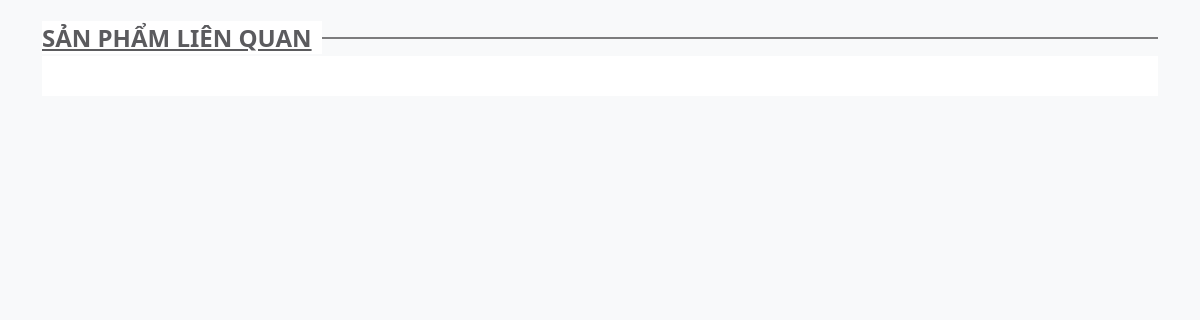
The app's page /sources/FE/product_generation.php, older data.
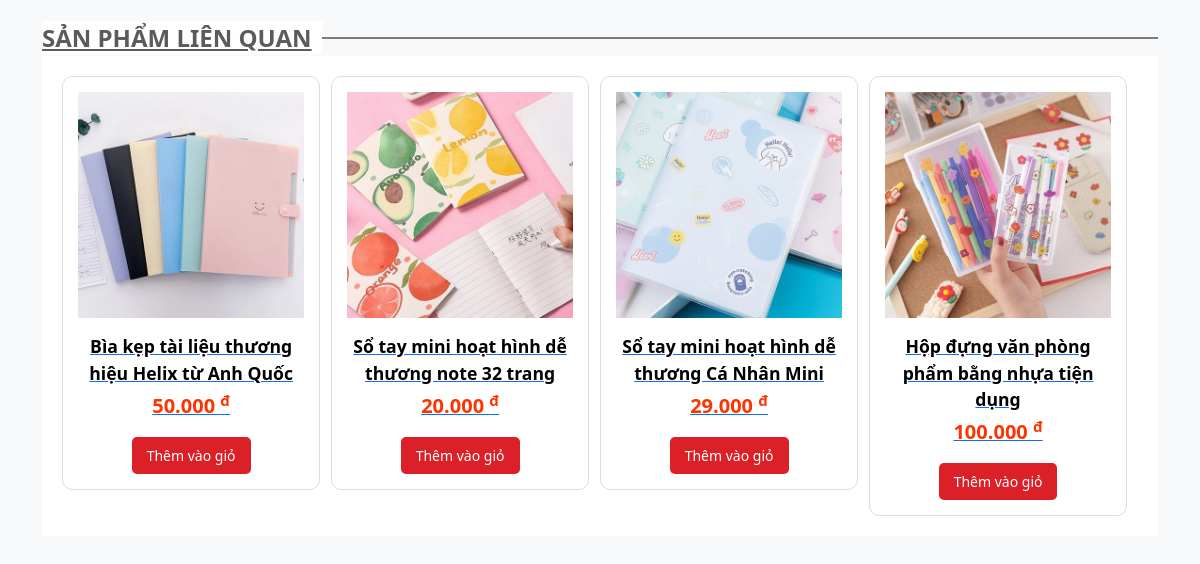
The same page, newer data.
### tables this page shows
CREATE TABLE `sale` (
  `sale_id` int(11) NOT NULL,
  `product_id` int(11) NOT NULL,
  `discount_percent` decimal(5,2) NOT NULL,
  `start_date` date NOT NULL,
  `end_date` date NOT NULL,
  `sale_description` varchar(255) DEFAULT NULL,
  `is_expired` tinyint(1) NOT NULL DEFAULT 0
);

CREATE TABLE `product` (
  `product_id` int(11) NOT NULL,
  `product_type_name` varchar(100) NOT NULL,
  `product_name` varchar(250) NOT NULL,
  `product_price` varchar(250) NOT NULL,
  `product_description` varchar(300) DEFAULT NULL,
  `product_details` varchar(300) NOT NULL,
  `product_images` varchar(50) NOT NULL,
  `product_quantity` int(250) NOT NULL DEFAULT 1,
  `product_type_id` varchar(50) NOT NULL
);

### sources/FE/product_generation.php (the view, shortened to what this page needs)
<!DOCTYPE html>
<html lang="vi">
<head>
    <link href="https://cdn.jsdelivr.net/npm/bootstrap@5.3.1/dist/css/bootstrap.min.css" rel="stylesheet">
    <link rel="stylesheet" href="https://cdnjs.cloudflare.com/ajax/libs/font-awesome/6.4.2/css/all.min.css">
    <link rel="stylesheet" href="https://unpkg.com/swiper/swiper-bundle.min.css">
</head>
<body>
    <section class="section_flash_sale">
        <div class="container">
            <div class="home-title">
                <a href="" title="Sản phẩm liên quan">
                    Sản phẩm liên quan
                </a>
            </div>
            <div class="block-product">
                <div class="flash-sale-swiper swiper-container">
                    <div class="swiper-wrapper">
                        <?php
                      include("../connect_SQL/connect.php");
                        $valueCart = 4;
                        $sql = "SELECT sp.*, s.discount_percent FROM product sp JOIN sale s ON sp.product_id = s.product_id WHERE s.is_expired = 1 ORDER BY RAND() LIMIT $valueCart";
                        $result = $connect->query($sql);
                        $duongdanimg = '../Assets/img/sanpham/';
                        if ($result->num_rows > 0) {
                            while ($data = $result->fetch_assoc()) {
                                ?>
                                <div class="swiper-slide product-block-item">
                                    <a href="./product.php?product_id=<?= $data['product_id']; ?>">
                                        <img src="<?= $duongdanimg . $data['product_images']; ?>" alt="<?= $data['product_name']; ?>">
                                        <div class="product-info">
                                            <p class="item-product-name"><strong><?= $data['product_name']; ?></strong></p>
                                            <p class="product_price"><strong style="color:#f30; font-size:20px"><?= number_format($data['product_price'], 0, '.', '.'); ?> <sup>đ</sup></strong></p>
                                        </div>
                                        <button class="cart-button btn-buy add_to_cart" title="Thêm vào giỏ">Thêm vào giỏ</button>
                                    </a>
                                </div>
                                <?php
                            }
                        }
                            ?>
                    </div>
                </div>
            </div>
        </div>
    </section>
</body>
</html>

### sources/FE/product_generation.php (style rules this page uses)
body { background-color: #f8f9fa; }
.section_flash_sale { margin-bottom: 60px; }
.block-product { padding: 20px; background: #fff; }
.flash-sale-swiper { overflow: hidden; }
.swiper-slide { flex: 0 0 auto; width: 24%; margin-right: 1%; transition: transform 0.3s; }
.swiper-slide:last-child { margin-right: 0; }
.product-block-item { border: 1px solid #ddd; border-radius: 10px; padding: 15px; text-align: center; overflow: hidden; transition: transform 0.2s; }
.product-info .item-product-name { color: #000; font-size: 1.1rem; margin: 5px 0; }
.cart-button { background: #DC2028; color: #fff; border: none; padding: 8px 15px; border-radius: 5px; cursor: pointer; font-size: 14px; }
.product-block-item img { max-width: 100%; height: auto; margin-bottom: 10px; }
.home-title { position: relative; margin-top: 20px; }
.home-title a { text-align: left; font-size: 24px; text-transform: uppercase; position: relative; font-weight: bold; color: #5B5B5E; padding: initial; background: #fff; z-index: 9; padding-right: 10px; }
.home-title:after { display: block; width: 100%; height: 1px; margin: auto; background: #000; content: ""; position: absolute; top: 50%; transform: translateY(-50%); }

Row changes from the older to the newer data that the page shows:
added sale: product.product_images (picture), product.product_name "Bìa kẹp tài liệu thương hiệu Helix từ Anh Quốc", product.product_price "50.000"
added sale: product.product_images (picture), product.product_name "Sổ tay mini hoạt hình dễ thương note 32 trang", product.product_price "20.000"
added sale: product.product_images (picture), product.product_name "Sổ tay mini hoạt hình dễ thương Cá Nhân Mini", product.product_price "29.000"
added sale: product.product_images (picture), product.product_name "Hộp đựng văn phòng phẩm bằng nhựa tiện dụng", product.product_price "100.000"
